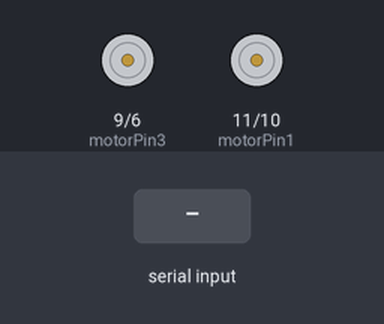
The sketch below on a simulated Arduino Mega 2560, built with avr-gcc and run on an emulated ATmega2560. Shown: motor-driver pin pairs drawn as motors (green arrow = first pin HIGH = forward, orange = second pin HIGH = backward, longer = more drive). The test bench sets the inputs (shaded band).

Above: at 1.2 s.
1.3 s: byte 1 (1) received over Serial
At 1.6 s:
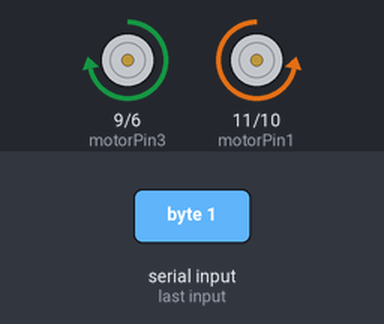
2.8 s: byte 2 (2) received over Serial
At 4.0 s:
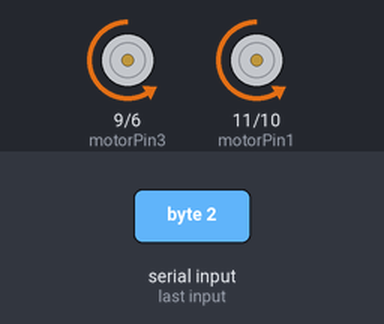
4.3 s: byte 3 (3) received over Serial
At 5.1 s:
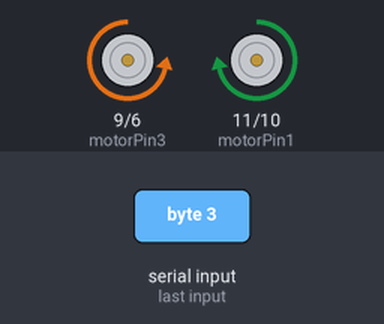
5.8 s: byte 4 (4) received over Serial
At 6.2 s:
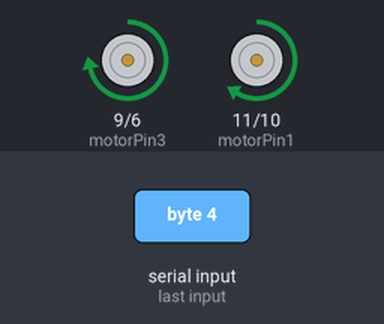
Timing chart, 0 to 8.8 s (numbered marks = the images above; inputs shaded):
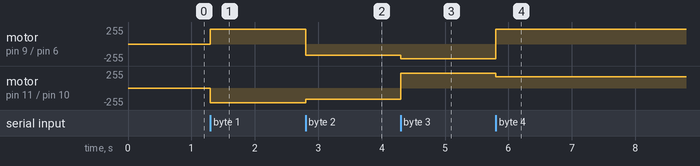

Measured:
- after the input at 1.3 s, motor on pin 9 (motorPin3) / pin 6 (motorPin4): stopped → forward 220/255 at once; motor on pin 11 (motorPin1) / pin 10 (motorPin2): stopped → backward 220/255 at once
- after the input at 2.8 s, motor on pin 9 (motorPin3) / pin 6 (motorPin4): forward 220/255 → backward 170/255 at once; motor on pin 11 (motorPin1) / pin 10 (motorPin2): backward 220/255 → backward 170/255 at once
- after the input at 4.3 s, motor on pin 9 (motorPin3) / pin 6 (motorPin4): backward 170/255 → backward 220/255 at once; motor on pin 11 (motorPin1) / pin 10 (motorPin2): backward 170/255 → forward 220/255 at once
- after the input at 5.8 s, motor on pin 9 (motorPin3) / pin 6 (motorPin4): backward 220/255 → forward 220/255 at once; motor on pin 11 (motorPin1) / pin 10 (motorPin2): forward 220/255 → forward 170/255 at once

The sketch:

RemoteControl.ino
```cpp
//L293D
//Motor A
const int motorPin1  = 11;  // Pin 14 of L293
const int motorPin2  = 10;  // Pin 10 of L293
//Motor B
const int motorPin3  = 9; // Pin  7 of L293
const int motorPin4  = 6;  // Pin  2 of L293
int val = 0;
const int trig1 = 23;
const int echo1 = 22;
boolean autopilot = false;
long duration;
//This will run only one time.
void setup(){
    //Set pins as outputs
    pinMode(motorPin1, OUTPUT);
    pinMode(motorPin2, OUTPUT);
    pinMode(motorPin3, OUTPUT);
    pinMode(motorPin4, OUTPUT);
    pinMode(trig1, OUTPUT);
    pinMode(echo1, INPUT);
    Serial.begin(115200);
}


void loop(){

 if (Serial.available()>0 && !autopilot)
  {
    val = Serial.read();
    if(val == 1){
      avancer();
    }else if(val == 2){
      droite();
    }else if(val == 3){
      reculer();
    }else if(val == 4){
      gauche();
    }else if(val == 0){
      arreter();
    }else if(val == 5){
      autopilot = true;
    }
  }
  if(autopilot){
    Serial.print(getDistance());
    delay(10);
  }
}

void avancer(){
  analogWrite(motorPin1, 0);
  analogWrite(motorPin2, 220);
  analogWrite(motorPin3, 220);
  analogWrite(motorPin4, 0);
}
void reculer(){
  analogWrite(motorPin1, 220);
  analogWrite(motorPin2, 0);
  analogWrite(motorPin3, 0);
  analogWrite(motorPin4, 220);
}
void arreter(){
  analogWrite(motorPin1, 0);
  analogWrite(motorPin2, 0);
  analogWrite(motorPin3, 0);
  analogWrite(motorPin4, 0);
}
void droite(){
  analogWrite(motorPin1, 0);
  analogWrite(motorPin2, 170);
  analogWrite(motorPin3, 0);
  analogWrite(motorPin4, 170);
}
void gauche(){
  analogWrite(motorPin1, 170);
  analogWrite(motorPin2, 0);
  analogWrite(motorPin3, 170);
  analogWrite(motorPin4, 0);
}
byte getDistance(){
  // Clears the trigPin
  digitalWrite(trig1, LOW);
  delayMicroseconds(2);
  // Sets the trigPin on HIGH state for 10 micro seconds
  digitalWrite(trig1, HIGH);
  delayMicroseconds(30);
  digitalWrite(trig1, LOW);
  // Reads the echoPin, returns the sound wave travel time in microseconds
  duration = pulseIn(echo1, HIGH);
  // Calculating the distance
  return duration*0.034/2;
}
```
